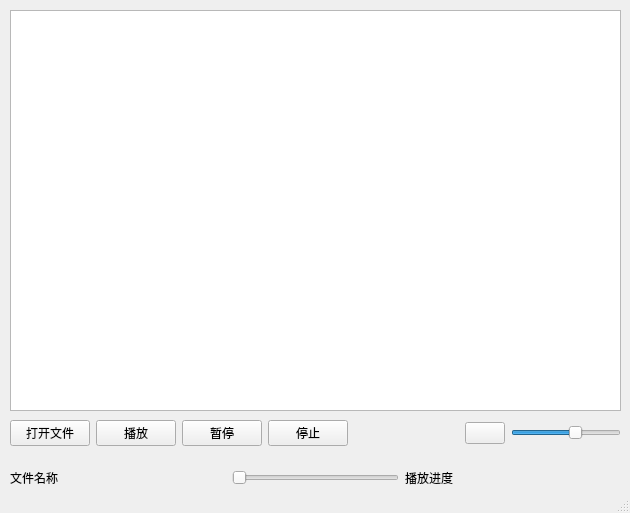
<?xml version="1.0" encoding="UTF-8"?>
<ui version="4.0">
 <class>VideoPlayer</class>
 <widget class="QMainWindow" name="VideoPlayer">
  <property name="geometry">
   <rect>
    <x>0</x>
    <y>0</y>
    <width>630</width>
    <height>513</height>
   </rect>
  </property>
  <property name="windowTitle">
   <string>万能视频播放器--测试版</string>
  </property>
  <widget class="QWidget" name="centralwidget">
   <widget class="QGraphicsView" name="graphicsView">
    <property name="geometry">
     <rect>
      <x>10</x>
      <y>10</y>
      <width>611</width>
      <height>401</height>
     </rect>
    </property>
   </widget>
   <widget class="QWidget" name="">
    <property name="geometry">
     <rect>
      <x>10</x>
      <y>420</y>
      <width>611</width>
      <height>84</height>
     </rect>
    </property>
    <layout class="QVBoxLayout" name="verticalLayout">
     <item>
      <layout class="QHBoxLayout" name="horizontalLayout">
       <item>
        <widget class="QPushButton" name="pushButton_Add">
         <property name="text">
          <string>打开文件</string>
         </property>
         <property name="icon">
          <iconset resource="images.qrc">
           <normaloff>:/new/prefix1/images/001.GIF</normaloff>:/new/prefix1/images/001.GIF</iconset>
         </property>
        </widget>
       </item>
       <item>
        <widget class="QPushButton" name="pushButton_Player">
         <property name="text">
          <string>播放</string>
         </property>
         <property name="icon">
          <iconset resource="images.qrc">
           <normaloff>:/new/prefix1/images/620.bmp</normaloff>:/new/prefix1/images/620.bmp</iconset>
         </property>
        </widget>
       </item>
       <item>
        <widget class="QPushButton" name="pushButton_Pause">
         <property name="text">
          <string>暂停</string>
         </property>
         <property name="icon">
          <iconset resource="images.qrc">
           <normaloff>:/new/prefix1/images/622.bmp</normaloff>:/new/prefix1/images/622.bmp</iconset>
         </property>
        </widget>
       </item>
       <item>
        <widget class="QPushButton" name="pushButton_Stop">
         <property name="text">
          <string>停止</string>
         </property>
         <property name="icon">
          <iconset resource="images.qrc">
           <normaloff>:/new/prefix1/images/624.bmp</normaloff>:/new/prefix1/images/624.bmp</iconset>
         </property>
        </widget>
       </item>
       <item>
        <spacer name="horizontalSpacer_2">
         <property name="orientation">
          <enum>Qt::Horizontal</enum>
         </property>
         <property name="sizeHint" stdset="0">
          <size>
           <width>40</width>
           <height>20</height>
          </size>
         </property>
        </spacer>
       </item>
       <item>
        <widget class="QPushButton" name="pushButton_Sound">
         <property name="text">
          <string/>
         </property>
         <property name="icon">
          <iconset resource="images.qrc">
           <normaloff>:/new/prefix1/images/volumn.bmp</normaloff>:/new/prefix1/images/volumn.bmp</iconset>
         </property>
        </widget>
       </item>
       <item>
        <widget class="QSlider" name="horizontalSlider_Volumn">
         <property name="maximum">
          <number>100</number>
         </property>
         <property name="value">
          <number>60</number>
         </property>
         <property name="orientation">
          <enum>Qt::Horizontal</enum>
         </property>
        </widget>
       </item>
      </layout>
     </item>
     <item>
      <layout class="QHBoxLayout" name="horizontalLayout_2">
       <item>
        <widget class="QLabel" name="labelCurrentMdia">
         <property name="text">
          <string>文件名称</string>
         </property>
        </widget>
       </item>
       <item>
        <spacer name="horizontalSpacer">
         <property name="orientation">
          <enum>Qt::Horizontal</enum>
         </property>
         <property name="sizeHint" stdset="0">
          <size>
           <width>40</width>
           <height>20</height>
          </size>
         </property>
        </spacer>
       </item>
       <item>
        <widget class="QSlider" name="horizontalSlider_Position">
         <property name="orientation">
          <enum>Qt::Horizontal</enum>
         </property>
        </widget>
       </item>
       <item>
        <widget class="QLabel" name="label_Ratio">
         <property name="text">
          <string>播放进度</string>
         </property>
        </widget>
       </item>
       <item>
        <spacer name="horizontalSpacer_3">
         <property name="orientation">
          <enum>Qt::Horizontal</enum>
         </property>
         <property name="sizeHint" stdset="0">
          <size>
           <width>20</width>
           <height>20</height>
          </size>
         </property>
        </spacer>
       </item>
      </layout>
     </item>
    </layout>
   </widget>
  </widget>
  <widget class="QStatusBar" name="statusbar"/>
 </widget>
 <resources>
  <include location="images.qrc"/>
 </resources>
 <connections/>
</ui>
